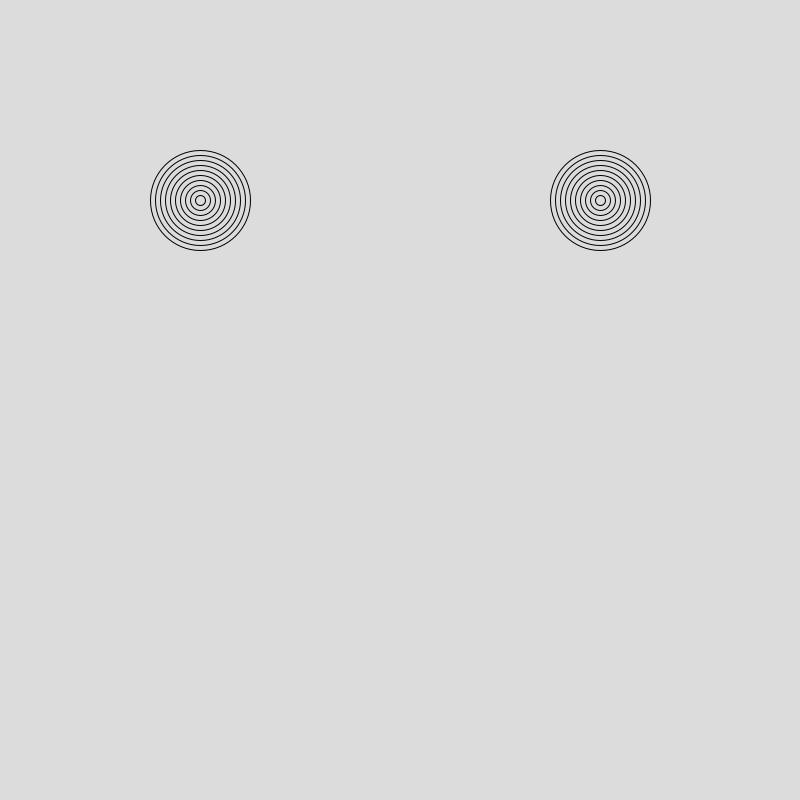
Frame 1 (no input)
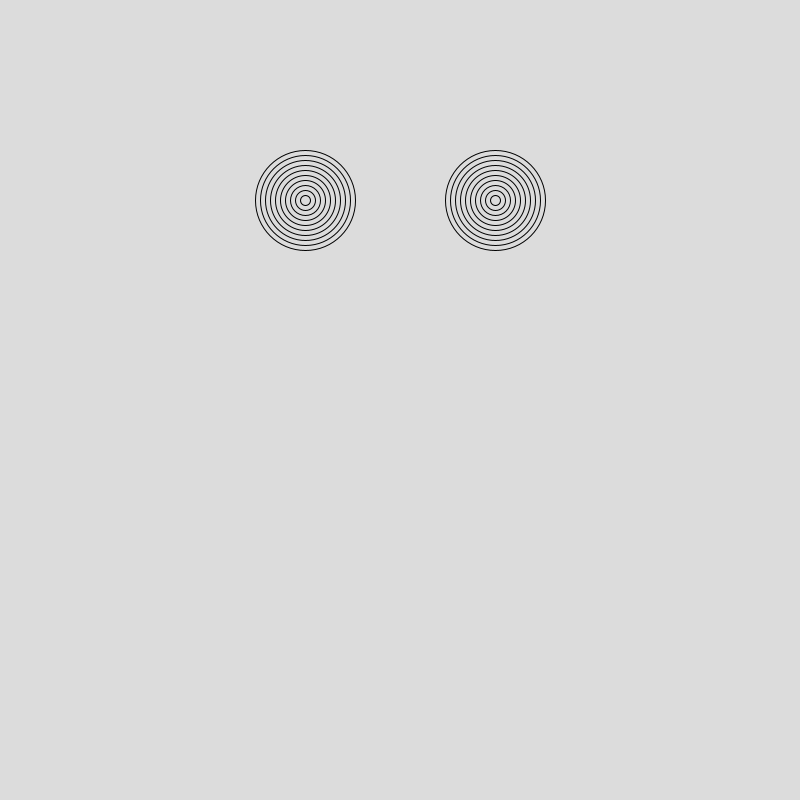
Frame 60 (the mouse pressed at the canvas centre just before this capture)
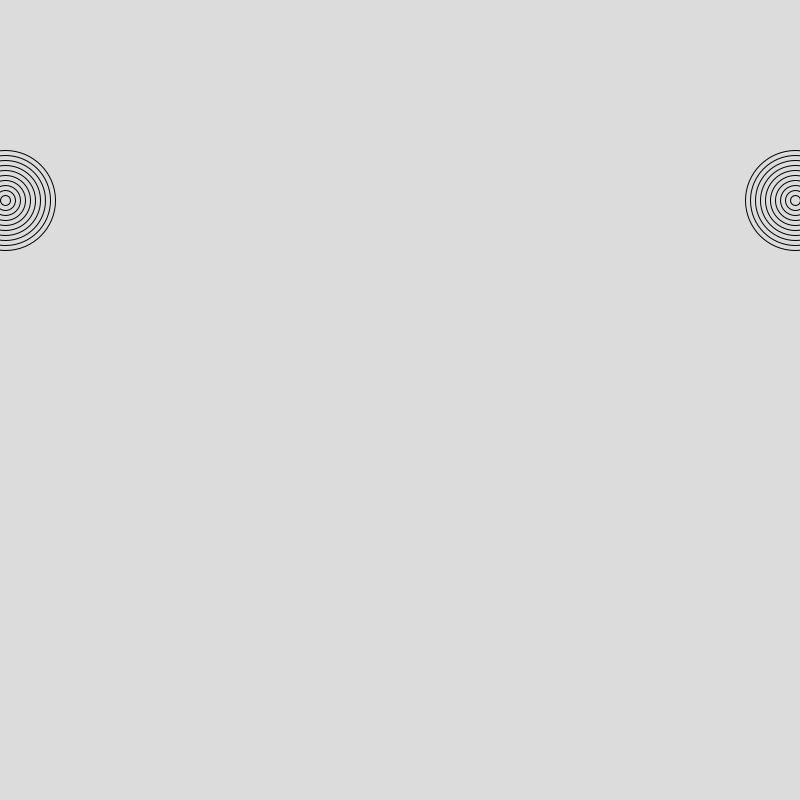
Frame 120 (the mouse held since frame 60 and released just before this capture)

The Processing sketch that drew these frames (run headless with seeded random() and noise(); from frame 60 on, the mouse is pressed at the canvas centre):

// Processing sketch: amazing_rings
// ── amazing_rings.pde
int x=200;
int y=200;
int q=600;
int s=5;
void setup(){
size(800,800);
}
void draw(){
  background(220);
  noFill();
  for(int i=10;i>0;i--){
  ellipse(x,y,i*10,i*10);
  
}
for(int p=10;p>0;p--){
  ellipse(q,y,p*10,p*10);
  
}
x+=s;
  y+=s;
q-=s;
  y-=s;
if(x==400||q==400){
  s=-s;
}if(x<=0||q>=width){
  s=-s;
}}
